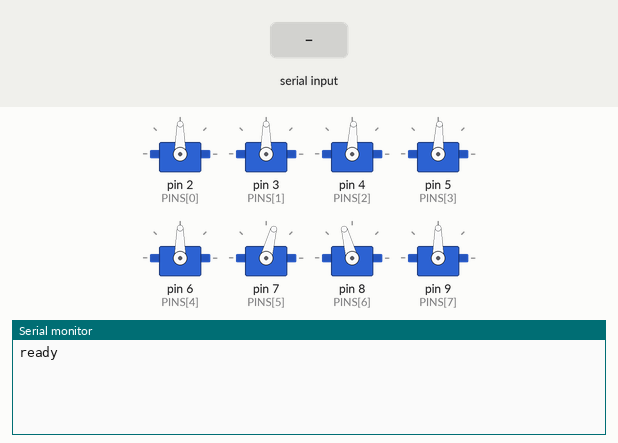
Simulated run of this sketch. Board: Arduino Uno, built with avr-gcc and run on an emulated ATmega328P. Shown: 8 × servo, the last lines printed to the serial monitor. Inputs (shaded band) come from the test bench.

Above: at 1.2 s.
1.3 s: "90,45\n" received over Serial
At 1.8 s:
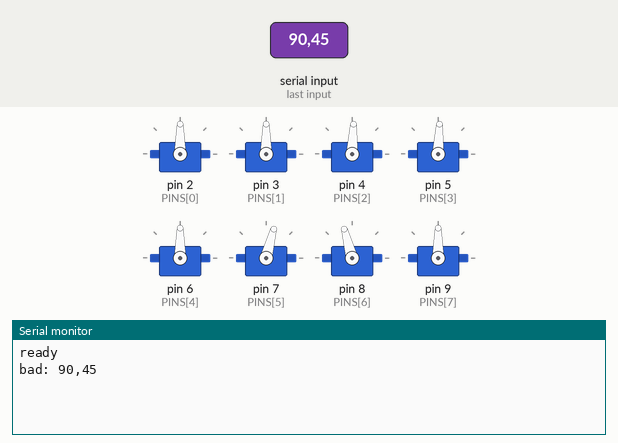
2.8 s: "5\n" received over Serial
At 4.0 s:
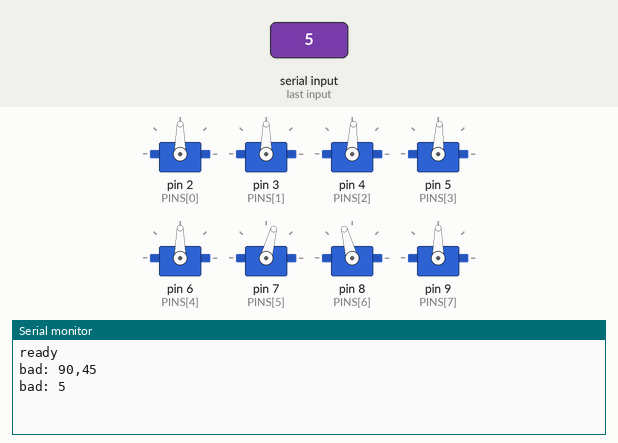

The sketch:

arm_serial.ino
```cpp
#include <Servo.h>

// Protocol from controller/index.html: one "<channel> <angle>\n" per line at 9600 baud.
// The page already smooths motion and applies reverse/trim, so this just writes what it gets.

const int CHANNELS = 8;
const int PINS[CHANNELS] = {2, 3, 4, 5, 6, 7, 8, 9};

// Channel angles when every fader sits at 90 (DEFAULT_MAP in the page).
// 5 and 6 are the two shoulder servos, mirrored.
const int STRAIGHT[CHANNELS] = {90, 90, 87, 87, 90, 75, 105, 90};

Servo servos[CHANNELS];
char line[16];
int len = 0;

void setup() {
  Serial.begin(9600);
  for (int c = 0; c < CHANNELS; c++) {
    servos[c].write(STRAIGHT[c]);
    servos[c].attach(PINS[c]);
  }
  Serial.println("ready");
}

void handle(char *s) {
  char *rest;
  long c = strtol(s, &rest, 10);
  if (rest == s) return;
  char *end;
  long a = strtol(rest, &end, 10);
  if (end == rest || c < 0 || c >= CHANNELS || a < 0 || a > 180) {
    Serial.print("bad: ");
    Serial.println(s);
    return;
  }
  servos[c].write(a);
}

void loop() {
  while (Serial.available()) {
    char ch = Serial.read();
    if (ch == '\n' || ch == '\r') {
      line[len] = 0;
      if (len) handle(line);
      len = 0;
    } else if (len < (int)sizeof(line) - 1) {
      line[len++] = ch;
    }
  }
}
```

Measured:
- after the input at 1.3 s, the serial monitor: prints a new line at once (image 1)
- after the input at 2.8 s, the serial monitor: prints a new line at once (image 2)
